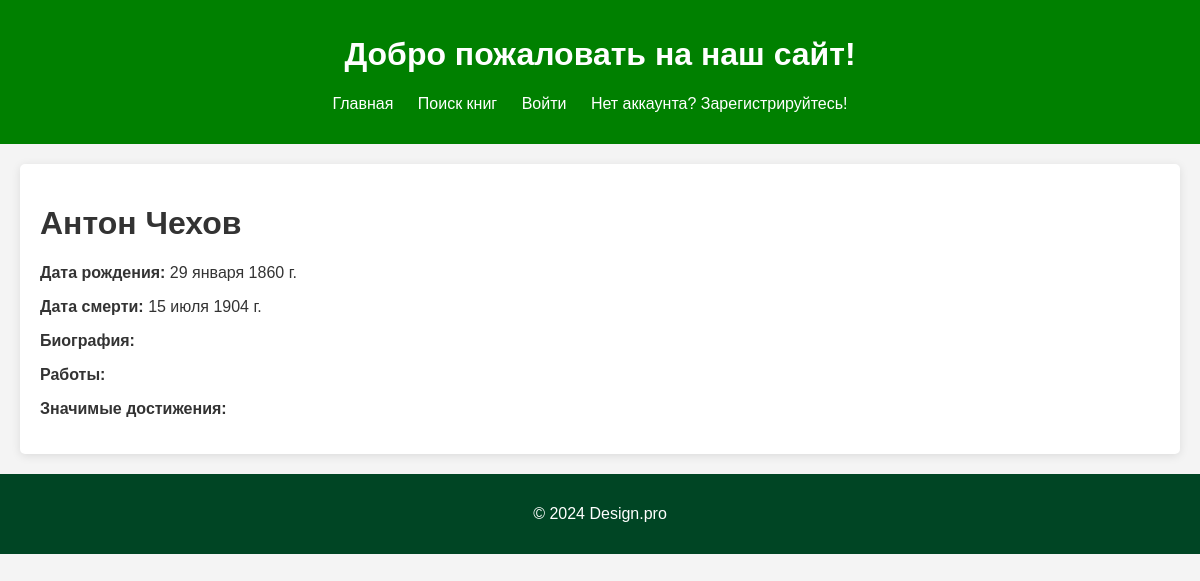
Page /EA/author/1/ on the earlier database version.
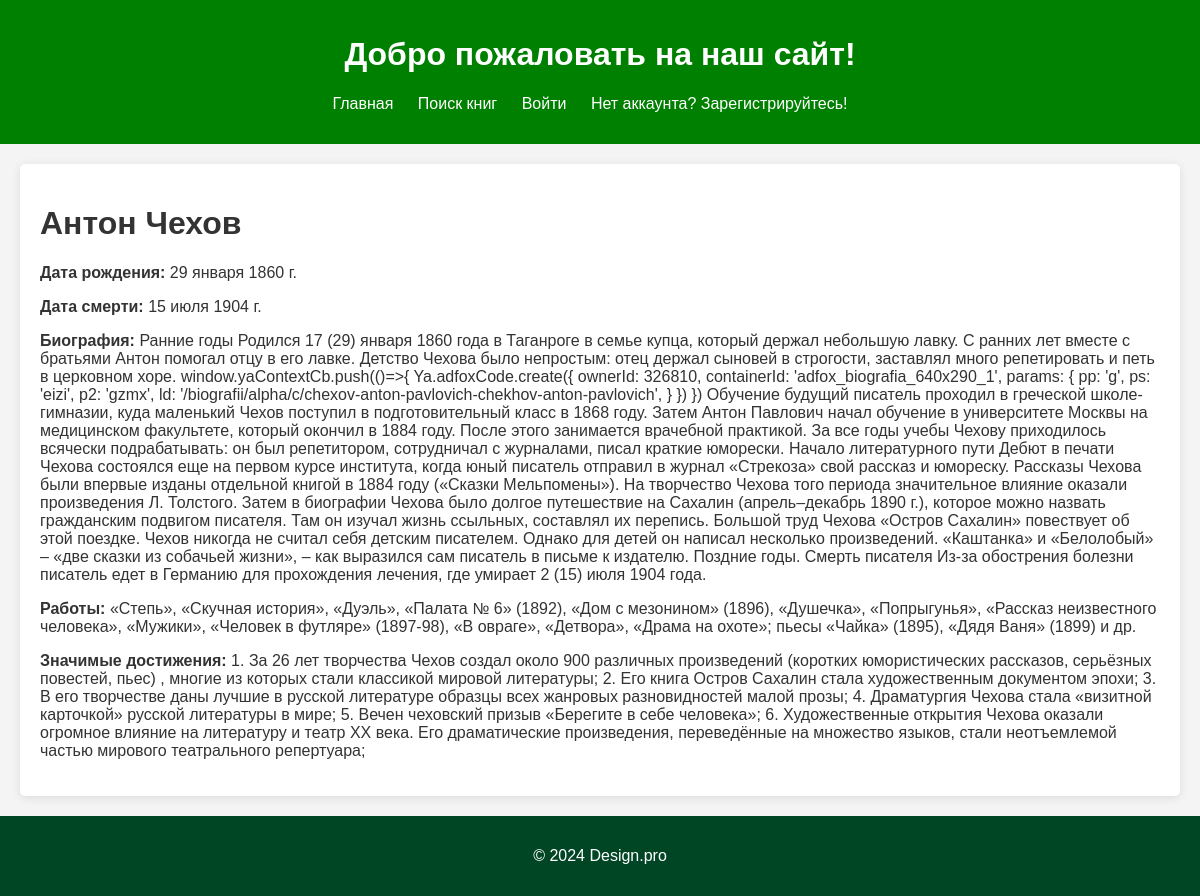
Same page on the later database version.
### EA/models.py (models this page shows, shortened)
class Author(models.Model):
    first_name = models.CharField(max_length=100)
    last_name = models.CharField(max_length=100)
    date_of_birth = models.DateField(null=True, blank=True)
    date_of_death = models.DateField('Died', null=True, blank=True)
    biography = models.TextField(max_length=2000, help_text="Enter a brief biography of the author", blank=True, null=True)
    works = models.TextField(max_length=2000, help_text="List of works by the author", blank=True, null=True)
    notable_achievements = models.TextField(max_length=2000, help_text="Significant achievements of the author", blank=True, null=True)
    class Meta:
        ordering = ['last_name']

### EA/views.py (the view)
# urls.py: path('author/<int:pk>/', views.AuthorDetailView.as_view(), name='author-detail'),
class AuthorDetailView(generic.DetailView):
    model = Author
    template_name = 'author_detail.html'
    context_object_name = 'author'

### EA/templates/author_detail.html (shortened to what this page needs)
{% extends "base.html" %}
{% block content %}
<h1>{{ author.first_name }} {{ author.last_name }}</h1>
<p><strong>Дата рождения:</strong> {{ author.date_of_birth }}</p>
<p><strong>Дата смерти:</strong> {{ author.date_of_death }}</p>
<p><strong>Биография:</strong> {{ author.biography }}</p>
<p><strong>Работы:</strong> {{ author.works }}</p>
<p><strong>Значимые достижения:</strong> {{ author.notable_achievements }}</p>
{% endblock %}

### EA/templates/base.html (shortened to what this page needs)
<!DOCTYPE html>
<html lang="ru">
<head>
    {% load static %}
    <link rel="stylesheet" href="{% static 'css/style.css' %}">
</head>
<body>
    <header>
        <h1>Добро пожаловать на наш сайт!</h1>
        <nav>
            <ul>
                <li><a href="{% url 'EA:index' %}">Главная</a></li>
                <li><a href="{% url 'EA:search' %}">Поиск книг</a></li>
                {% if user.is_authenticated %}
                <form method="post" action="{% url 'EA:logout' %}">
                    {% csrf_token %}
                    <button type="submit">Выйти</button>
                </form>
                {% else %}
                <li><a href="{% url 'EA:login' %}">Войти</a></li>
                <li>Нет аккаунта? <a href="{% url 'EA:register' %}">Зарегистрируйтесь!</a></li>
                {% endif %}
            </ul>
        </nav>
    </header>
    <div class="container">
        <main>
            {% block content %}{% endblock %}
        </main>
    </div>
    <footer>
        <p>&copy; 2024 Design.pro</p>
    </footer>
</body>
</html>

### EA/static/css/style.css (style rules this page uses)
body { font-family: Arial, sans-serif; margin: 0; padding: 0; background-color: #f4f4f4; color: #333; }
header { background-color: #008000; color: #fff; padding: 15px 20px; text-align: center; }
nav ul { list-style-type: none; padding: 0; }
nav ul li { display: inline; margin-right: 20px; }
nav ul li a { color: #fff; text-decoration: none; }
.container { display: flex; margin: 20px; }
main { flex: 3; padding: 20px; background-color: #fff; border-radius: 5px; box-shadow: 0 2px 10px rgba(0, 0, 0, 0.1); }
footer { text-align: center; padding: 15px; background-color: #004524; color: white; position: relative; }

Differences in the rows shown:
changed Author "Антон": biography (not shown) → "Ранние годы Родился 17 (29) января 1860 года в Таганроге в семье купца, который держал небольшую лавку. С ранних лет вместе с братьями Антон помогал отцу в его лавке. Детство Чехова было непростым: отец держал сыновей в строгости, заставлял много репетировать и петь в церковном хоре. window.yaContextCb.push(()=>{ Ya.adfoxCode.create({ ownerId: 326810, containerId: 'adfox_biografia_640x290_1', params: { pp: 'g', ps: 'eizi', p2: 'gzmx', ld: '/biografii/alpha/c/chexov-anton-pavlovich-chekhov-anton-pavlovich', } }) }) Обучение будущий писатель проходил в греческой школе-гимназии, куда маленький Чехов поступил в подготовительный класс в 1868 году. Затем Антон Павлович начал обучение в…"; works (not shown) → "«Степь», «Скучная история», «Дуэль», «Палата № 6» (1892), «Дом с мезонином» (1896), «Душечка», «Попрыгунья», «Рассказ неизвестного человека», «Мужики», «Человек в футляре» (1897-98), «В овраге», «Детвора», «Драма на охоте»; пьесы «Чайка» (1895), «Дядя Ваня» (1899) и др."; notable_achievements (not shown) → "1. За 26 лет творчества Чехов создал около 900 различных произведений (коротких юмористических рассказов, серьёзных повестей, пьес) , многие из которых стали классикой мировой литературы; 2. Его книга Остров Сахалин стала художественным документом эпохи; 3. В его творчестве даны лучшие в русской литературе образцы всех жанровых разновидностей малой прозы; 4. Драматургия Чехова стала «визитной карточкой» русской литературы в мире; 5. Вечен чеховский призыв «Берегите в себе человека»; 6. Художественные открытия Чехова оказали огромное влияние на литературу и театр XX века. Его драматические произведения, переведённые на множество языков, стали неотъемлемой частью мирового театрального…"
